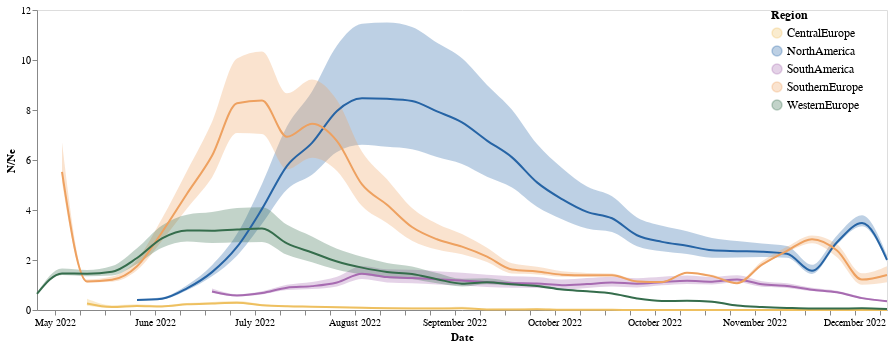

The notebook cell this image was saved under:
### Code cell
band4 = alt.Chart(combined_ne_prev_df).mark_area(interpolate='monotone', opacity = 0.3 ,color = "#f58518").encode(
    alt.X('date:T', axis=alt.Axis(title="Date", grid=False,format="%B %Y")),
    alt.Y('n_div_ne_median_lower_95',axis=alt.Axis(title="", grid=False)),# scale=alt.Scale(domain=(0.6, 1.3))),
    alt.Y2('n_div_ne_median_upper_95' ),
    alt.Color("deme:N",legend=alt.Legend(title= "Region",offset = -120, labelFontSize = 12, titleFontSize = 12),  scale=alt.Scale(domain=domain, range=range_))
).properties(
    width=850,
    height=300)

line4 =alt.Chart(combined_ne_prev_df).mark_line(
    opacity=1, interpolate='monotone', color = "#f58518"
).encode(
    alt.X('date:T', axis=alt.Axis(title="", grid=False)),
    alt.Y('n_div_ne_median', axis=alt.Axis(title="N/Ne", grid=False)), 
    alt.Color("deme")
).properties(
    width=800,
    height=400).transform_filter(
    (datum.n_div_ne_median <18) & (datum.n_div_ne_median >0)
)

n_ne_ratio = band4+line4
n_ne_ratio

### Figure 1 — Vega-Lite specification as saved in the notebook (floating-point values rounded to 4 significant figures; data arrays with more than 128 entries replaced by an {"elided": "..."} marker saying what was removed)
{"config": {"view": {"continuousWidth": 400, "continuousHeight": 300}}, "layer": [{"mark": {"type": "area", "color": "#f58518", "interpolate": "monotone", "opacity": 0.3}, "encoding": {"color": {"field": "deme", "legend": {"labelFontSize": 12, "offset": -120, "title": "Region", "titleFontSize": 12}, "scale": {"domain": ["CentralEurope", "NorthAmerica", "SouthAmerica", "SouthernEurope", "WesternEurope"], "range": ["#EEC060", "#2664A5", "#A76BB1", "#EEA160", "#356D4C"]}, "type": "nominal"}, "x": {"axis": {"format": "%B %Y", "grid": false, "title": "Date"}, "field": "date", "type": "temporal"}, "y": {"axis": {"grid": false, "title": ""}, "field": "n_div_ne_median_lower_95", "type": "quantitative"}, "y2": {"field": "n_div_ne_median_upper_95"}}, "height": 300, "width": 850}, {"mark": {"type": "line", "color": "#f58518", "interpolate": "monotone", "opacity": 1}, "encoding": {"color": {"field": "deme", "type": "nominal"}, "x": {"axis": {"grid": false, "title": ""}, "field": "date", "type": "temporal"}, "y": {"axis": {"grid": false, "title": "N/Ne"}, "field": "n_div_ne_median", "type": "quantitative"}}, "height": 400, "transform": [{"filter": "((datum.n_div_ne_median < 18) && (datum.n_div_ne_median > 0))"}], "width": 800}], "data": {"name": "data-5a4da9e642c7fddcf24dcd51cb187ec9"}, "$schema": "https://vega.github.io/schema/vega-lite/v4.17.0.json", "datasets": {"data-5a4da9e642c7fddcf24dcd51cb187ec9": {"elided": "161 records"}}}
